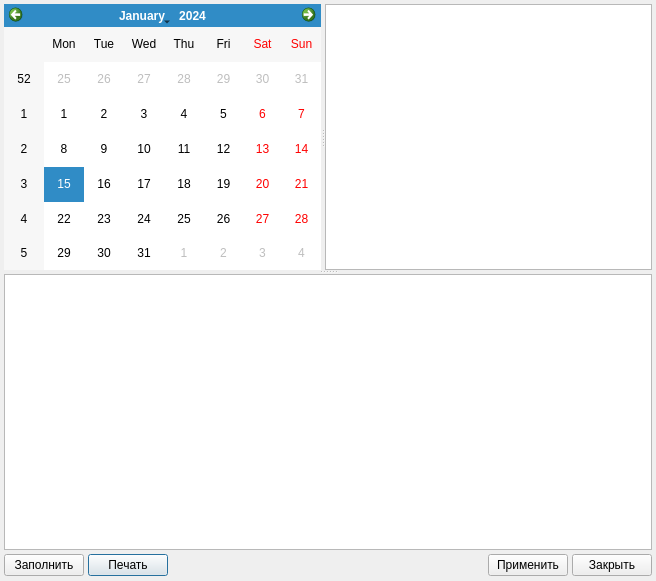
<?xml version="1.0" encoding="UTF-8"?>
<ui version="4.0">
 <class>JobPlannerDialog</class>
 <widget class="QDialog" name="JobPlannerDialog">
  <property name="geometry">
   <rect>
    <x>0</x>
    <y>0</y>
    <width>656</width>
    <height>581</height>
   </rect>
  </property>
  <property name="windowTitle">
   <string>Планирование работ</string>
  </property>
  <layout class="QVBoxLayout" name="verticalLayout">
   <property name="spacing">
    <number>4</number>
   </property>
   <property name="margin">
    <number>4</number>
   </property>
   <item>
    <widget class="QSplitter" name="splitter_2">
     <property name="orientation">
      <enum>Qt::Vertical</enum>
     </property>
     <property name="childrenCollapsible">
      <bool>false</bool>
     </property>
     <widget class="QSplitter" name="splitter">
      <property name="orientation">
       <enum>Qt::Horizontal</enum>
      </property>
      <property name="childrenCollapsible">
       <bool>false</bool>
      </property>
      <widget class="CCalendarWidget" name="calendar">
       <property name="sizePolicy">
        <sizepolicy hsizetype="Preferred" vsizetype="MinimumExpanding">
         <horstretch>0</horstretch>
         <verstretch>0</verstretch>
        </sizepolicy>
       </property>
       <property name="firstDayOfWeek">
        <enum>Qt::Monday</enum>
       </property>
       <property name="gridVisible">
        <bool>false</bool>
       </property>
      </widget>
      <widget class="QTreeView" name="treeOrgStructure"/>
     </widget>
     <widget class="QWidget" name="widget" native="true">
      <layout class="QGridLayout" name="gridLayout">
       <property name="margin">
        <number>0</number>
       </property>
       <property name="spacing">
        <number>4</number>
       </property>
       <item row="1" column="1">
        <widget class="QPushButton" name="btnPrint">
         <property name="text">
          <string>Печать</string>
         </property>
        </widget>
       </item>
       <item row="1" column="4">
        <widget class="QPushButton" name="btnClose">
         <property name="text">
          <string>Закрыть</string>
         </property>
        </widget>
       </item>
       <item row="1" column="2">
        <spacer>
         <property name="orientation">
          <enum>Qt::Horizontal</enum>
         </property>
         <property name="sizeHint" stdset="0">
          <size>
           <width>273</width>
           <height>23</height>
          </size>
         </property>
        </spacer>
       </item>
       <item row="1" column="0">
        <widget class="QPushButton" name="btnFill">
         <property name="text">
          <string>Заполнить</string>
         </property>
        </widget>
       </item>
       <item row="0" column="0" colspan="5">
        <widget class="CJobsView" name="tblJobs">
         <property name="sizePolicy">
          <sizepolicy hsizetype="Expanding" vsizetype="Expanding">
           <horstretch>0</horstretch>
           <verstretch>0</verstretch>
          </sizepolicy>
         </property>
        </widget>
       </item>
       <item row="1" column="3">
        <widget class="QPushButton" name="btnApply">
         <property name="text">
          <string>Применить</string>
         </property>
        </widget>
       </item>
      </layout>
     </widget>
    </widget>
   </item>
  </layout>
 </widget>
 <customwidgets>
  <customwidget>
   <class>CCalendarWidget</class>
   <extends>QCalendarWidget</extends>
   <header location="global">library/CalendarWidget.h</header>
  </customwidget>
  <customwidget>
   <class>CJobsView</class>
   <extends>QTableView</extends>
   <header location="global">Resources/Jobs.h</header>
  </customwidget>
 </customwidgets>
 <tabstops>
  <tabstop>calendar</tabstop>
  <tabstop>treeOrgStructure</tabstop>
  <tabstop>tblJobs</tabstop>
  <tabstop>btnFill</tabstop>
  <tabstop>btnClose</tabstop>
 </tabstops>
 <resources/>
 <connections>
  <connection>
   <sender>btnClose</sender>
   <signal>clicked()</signal>
   <receiver>JobPlannerDialog</receiver>
   <slot>accept()</slot>
   <hints>
    <hint type="sourcelabel">
     <x>573</x>
     <y>458</y>
    </hint>
    <hint type="destinationlabel">
     <x>573</x>
     <y>486</y>
    </hint>
   </hints>
  </connection>
 </connections>
</ui>
